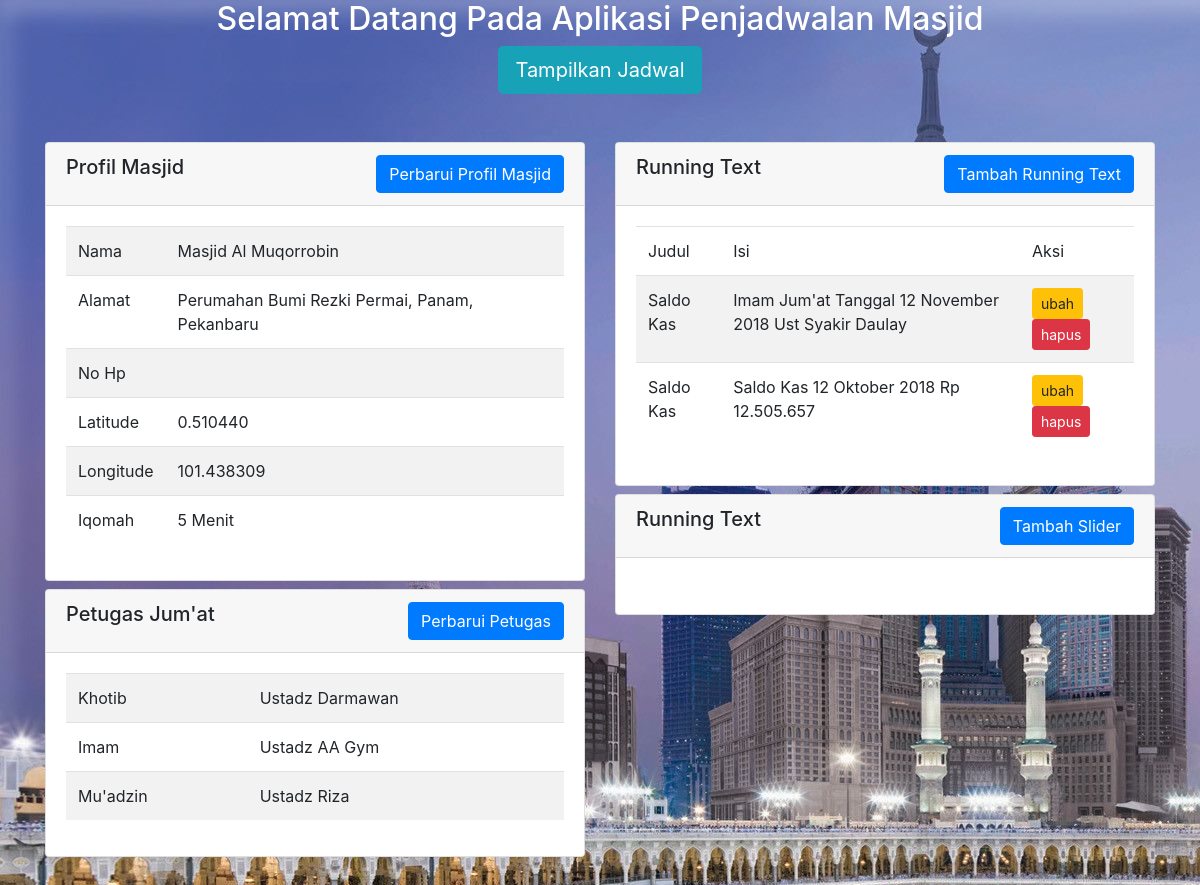
Before: / with the older database file.
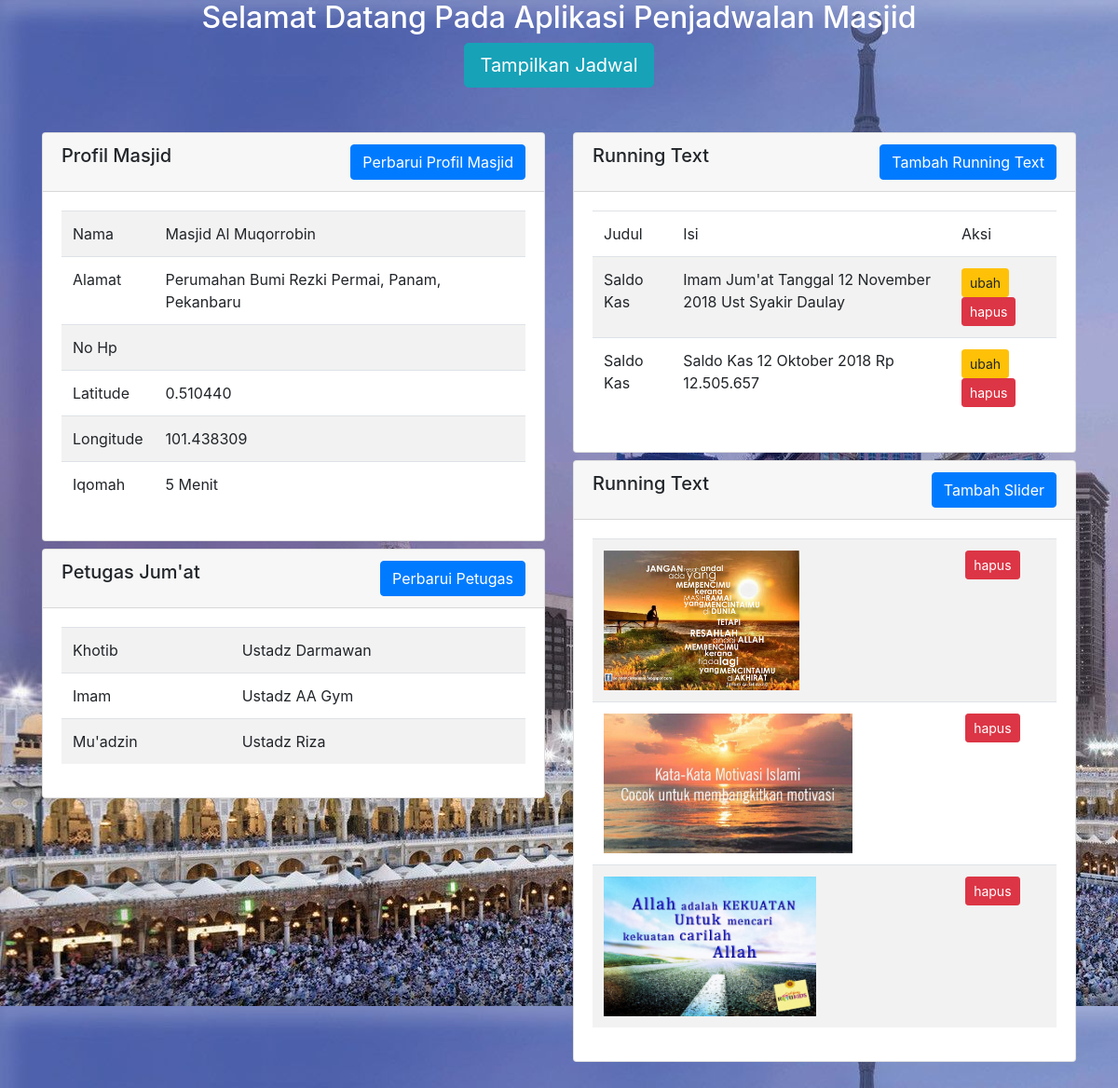
After: the same page with the newer database file.
### tables this page shows
CREATE TABLE `masjid` (
  `id` int(11) NOT NULL,
  `nama` varchar(100) NOT NULL,
  `alamat` text NOT NULL,
  `lo` varchar(20) NOT NULL,
  `ln` varchar(20) NOT NULL,
  `hp` varchar(20) NOT NULL,
  `gambar` text NOT NULL,
  `iqomah` int(11) NOT NULL,
  `khotib` varchar(100) NOT NULL,
  `imam` varchar(100) NOT NULL,
  `muadzin` varchar(100) NOT NULL
);

CREATE TABLE `running_text` (
  `id` int(11) NOT NULL,
  `judul` varchar(100) NOT NULL,
  `isi` text NOT NULL
);

CREATE TABLE `slider` (
  `id` int(10) NOT NULL,
  `gambar` text NOT NULL
);

### index.php (the view, shortened to what this page needs)
<?php
require "koneksi.php";
$sql="select * from masjid where (id=?)";
$stmt=$conn->prepare($sql);
$stmt->execute([1]);
$result=$stmt->fetch();
$sql1="select * from running_text";
$stmt1=$conn->prepare($sql1);
$stmt1->execute();
$result1=$stmt1->fetchAll();
$sql2="select * from slider";
$stmt2=$conn->prepare($sql2);
$stmt2->execute();
$result2=$stmt2->fetchAll();
?>
<!DOCTYPE html>
<html lang="en">
<head>
  <link rel="stylesheet" href="dist/css/bootstrap.min.css">
  <link rel="stylesheet" href="dist/css/flipclock.css">
  <link rel="stylesheet" href="dist/css/style.css">
</head>
<body style="background-image: url('img/bg.jpg')">
 <div class="container">
  <div class="text-center">
  <h2 class="text-white text-center">Selamat Datang Pada Aplikasi Penjadwalan Masjid</h2>
  <a href="jadwal.php" class="btn btn-info btn-lg "> Tampilkan Jadwal </a>
</div>
  <div class="row mt-5">
    <div class="col-6">
      <div class="card mb-2">
        <div class="card-header d-flex justify-content-between">
          <h5>Profil Masjid</h5>
          <button  class="btn btn-primary" data-toggle="modal" data-target="#perbarui-masjid">Perbarui Profil Masjid</a>
        </div>
        <div class="card-body">
          <table class="table table-striped ">
            <tbody>
              <tr>
                <td>Nama</td>
                <td><?php echo $result['nama'] ?></td>
              </tr>
              <tr>
                <td>Alamat</td>
                <td><?php echo $result['alamat'] ?></td>
              </tr>
              <tr>
                <td>No Hp</td>
                <td><?php echo $result['hp'] ?></td>
              </tr>
              <tr>
                <td>Latitude</td>
                <td><?php echo $result['ln'] ?></td>
              </tr>
              <tr>
                <td>Longitude</td>
                <td><?php echo $result['lo'] ?></td>
              </tr>
              <tr>
                <td>Iqomah</td>
                <td><?php echo $result['iqomah'] ?> Menit</td>
              </tr>
            </tbody>
          </table>
        </div>
      </div>
       <div class="card">
        <div class="card-header d-flex justify-content-between">
          <h5>Petugas Jum'at</h5>
          <button  class="btn btn-primary" data-toggle="modal" data-target="#perbarui-petugas">Perbarui Petugas</button>
        </div>
        <div class="card-body">
          <table class="table table-striped ">
            <tbody>
              <tr>
                <td>Khotib</td>
                <td><?php echo $result['khotib'] ?></td>
              </tr>
              <tr>
                <td>Imam</td>
                <td><?php echo $result['imam'] ?></td>
              </tr>
              <tr>
                <td>Mu'adzin</td>
                <td><?php echo $result['muadzin'] ?></td>
              </tr>
            </tbody>
          </table>
        </div>
      </div>
    </div>
    <div class="col-6">
      <div class="card mb-2">
        <div class="card-header d-flex justify-content-between">
          <h5>Running Text</h5>
          <a href="create-running.php" class="btn btn-primary"> Tambah Running Text</a>
        </div>
        <div class="card-body">
          <table class="table table-striped ">
            <thead>
              <tr>
                <td>Judul</td>
                <td width="60%">Isi</td>
                <td>Aksi</td>
              </tr>
            </thead>
            <tbody>
              <?php foreach ($result1 as $row) : ?>
                <tr>
                  <td><?php echo $row['judul']; ?></td>
                  <td><?= $row['isi'] ?></td>
                  <td><a class="btn btn-sm btn-warning" href="edit-running.php?id=<?= $row['id'] ?>">ubah</a>
                    <a class="btn btn-sm btn-danger" href="delete-running.php?id=<?= $row['id'] ?>">hapus</a></td>
                  </tr>
                <?php endforeach; ?>
              </tbody>
            </table>
          </div>
        </div>
          <div class="card">
        <div class="card-header d-flex justify-content-between">
          <h5>Running Text</h5>
          <button data-toggle="modal" data-target="#tambah-slider" class="btn btn-primary"> Tambah Slider</a>
        </div>
        <div class="card-body">
          <table class="table table-striped ">
            <tbody>
              <?php foreach ($result2 as $row) : ?>
                <tr>
                  <td><img src="<?php echo $row['gambar']?>" style="height:150px;"></td>
                  <td>
                    <a class="btn btn-sm btn-danger" href="delete-slider.php?id=<?= $row['id'] ?>">hapus</a></td>
                  </tr>
                <?php endforeach; ?>
              </tbody>
            </table>
          </div>
        </div>
    </div>
  </div>
  </div>
</body>
</html>

Changed rows visible on the page:
added slider: gambar (picture)
added slider: gambar (picture)
added slider: gambar (picture)
